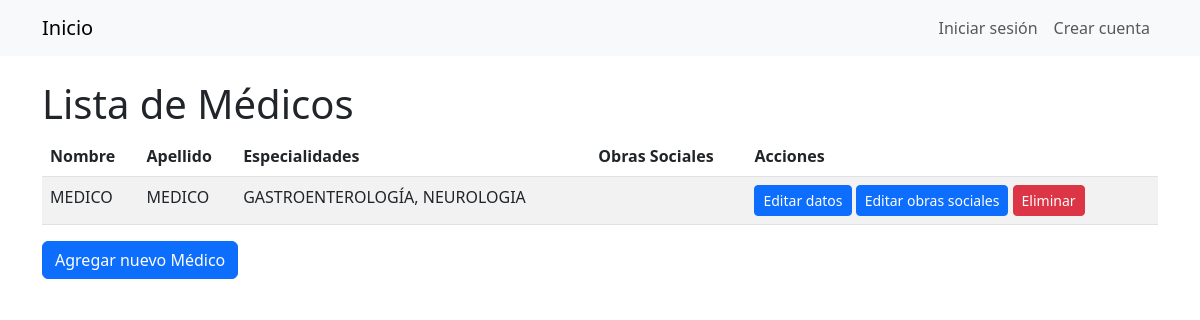
Before: /medicos/ with the older database file.
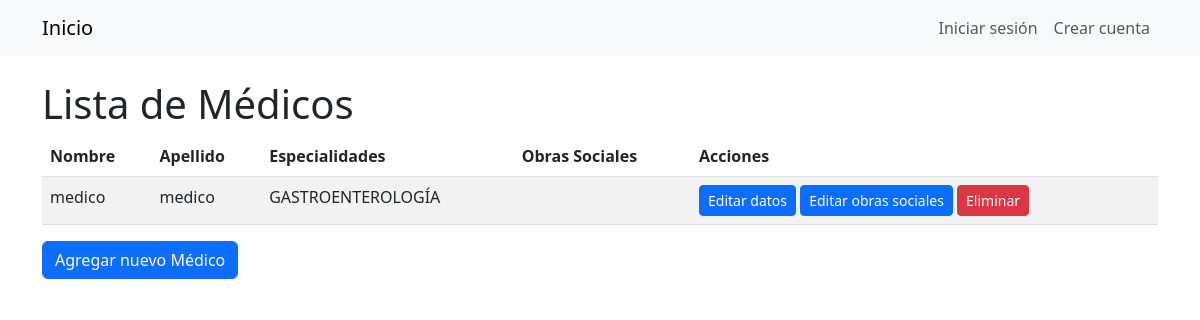
After: the same page with the newer database file.
### Gestion/models/medico.py (models this page shows, shortened)
class Medico(models.Model):
    usuario = models.OneToOneField(Usuario, on_delete=models.CASCADE, primary_key=True)
    especialidades = models.ManyToManyField('EspecialidadMedica')
    matricula = models.IntegerField()
    obra_social = models.ManyToManyField('ObraSocial', blank=True, through='PrecioConsulta', related_name='medicos')
    horario = models.OneToOneField(Horario, on_delete=models.CASCADE, null=True, blank=True)
    class Meta:
        verbose_name='Medico'
        verbose_name_plural = 'Medicos'

class EspecialidadMedica(models.Model):
    nombre = models.CharField(max_length=100)
    class Meta:
        verbose_name_plural = 'Especialidades'

### Gestion/models/usuario.py (models this page shows, shortened)
class Usuario(AbstractBaseUser):
    dni = models.IntegerField(unique=True)
    nombre = models.CharField(max_length=30)
    apellido = models.CharField(max_length=30)
    email = models.EmailField(max_length=60)
    telefono = models.CharField(max_length=12)
    is_active = models.BooleanField(default=True)
    is_staff = models.BooleanField(default=False)
    is_superuser = models.BooleanField(default=False)
    groups = models.ManyToManyField(
        Group,
        verbose_name='grupos',
        blank=True,
        help_text='Los grupos a los que pertenece el usuario.',
        related_name='user_set'
    )
    user_permissions = models.ManyToManyField(
        Permission,
        verbose_name='permisos',
        blank=True,
        help_text='Permisos específicos para este usuario.',
        related_name='user_set'
    )
    USERNAME_FIELD = 'dni'
    REQUIRED_FIELDS = ['nombre', 'apellido', 'email', 'telefono']
    objects = UsuarioManager()

### Gestion/views.py (the view)
# urls.py: path('medicos/', views.MedicoListView.as_view(), name='medico_list'),
class MedicoListView(generic.ListView):
    model = Medico
    template_name = 'medico/medico_list.html'

### Gestion/templates/medico/medico_list.html (shortened to what this page needs)
{% extends 'base.html' %}
{% block content %}
  <h1>Lista de Médicos</h1>
  <table class="table table-striped">
    <thead>
      <tr>
        <th scope="col">Nombre</th>
        <th scope="col">Apellido</th>
        <th scope="col">Especialidades</th>
        <th scope="col">Obras Sociales</th>
        <th scope="col">Acciones</th>
      </tr>
    </thead>
    <tbody>
      {% for medico in object_list %}
        <tr>
          <td>{{ medico.usuario.nombre }}</td>
          <td>{{ medico.usuario.apellido }}</td>
          <td>
            {% for especialidad in medico.especialidades.all %}
              {{ especialidad.nombre }}{% if not forloop.last %}, {% endif %}
            {% endfor %}
          </td>
          <td>
          </td>
          <td>
            <a href="{% url 'medico_update' medico.pk %}" class="btn btn-sm btn-primary">Editar datos</a>
            <a href="{% url 'medico_precioconsulta_list' medico.pk %}" class="btn btn-sm btn-primary">Editar obras sociales</a>
            <a href="{% url 'medico_delete' medico.pk %}" class="btn btn-sm btn-danger">Eliminar</a>
          </td>
        </tr>
      {% endfor %}
    </tbody>
  </table>
  <a href="{% url 'medico_create' %}" class="btn btn-primary">Agregar nuevo Médico</a>
{% endblock %}

Changed rows visible on the page:
removed Medico: usuario.nombre "MEDICO", usuario.apellido "MEDICO", EspecialidadMedica (nombre "GASTROENTEROLOGÍA")
no longer on this page (row unchanged): EspecialidadMedica: nombre "NEUROLOGIA", shown under "MEDICO"
added Medico: usuario.nombre "medico", usuario.apellido "medico", EspecialidadMedica (nombre "GASTROENTEROLOGÍA")
